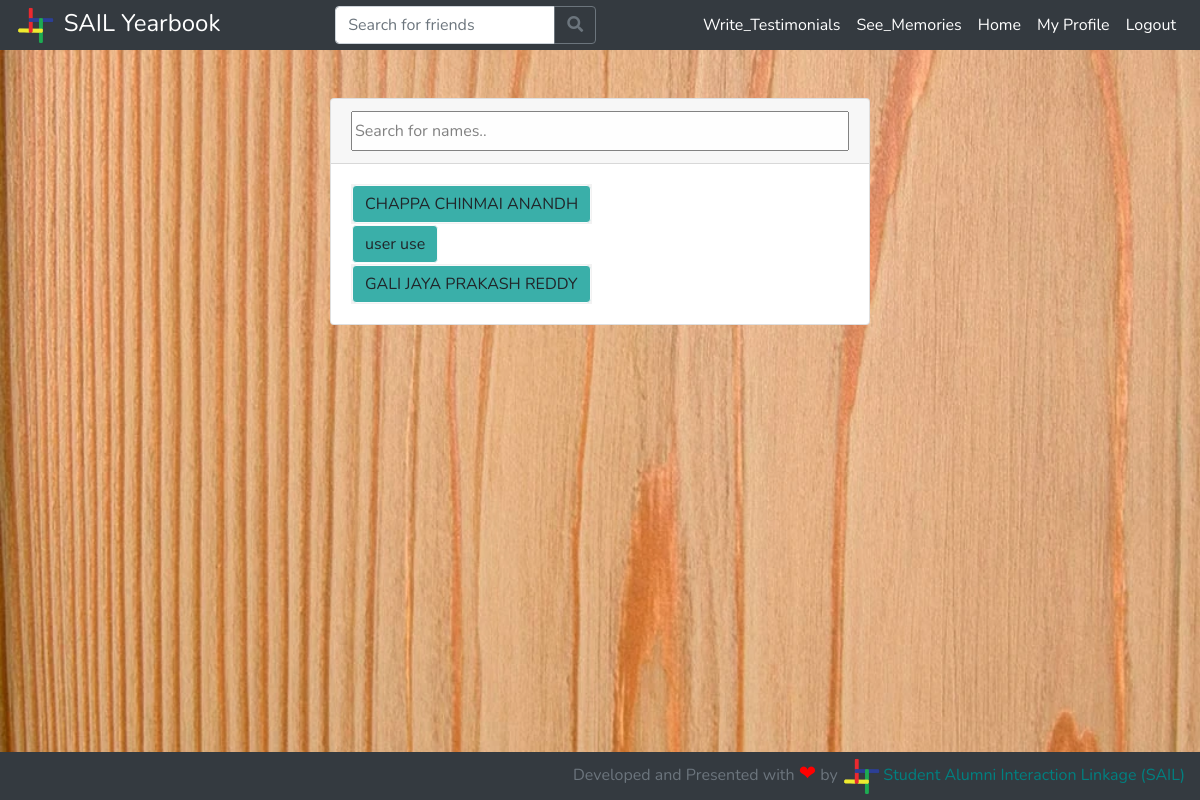
Screenshot of /write_testimonial/ (signed in) with the database file from the repository.
### students/models.py (models this page shows, shortened)
class Profile(models.Model):
    btech = '01'
    mtech = '41'
    phd = '61'
    msc = '21'
    msr = '43'
    ma = '22'
    bdes = '02'
    mdes = '42'
    error = '00'
    program_values = (
        (btech, 'BTech'),
        (mtech, 'MTech'),
        (phd, 'PhD'),
        (msc, 'MSc'),
        (msr, 'MS-R'),
        (ma, 'MA'),
        (bdes, 'BDes'),
        (mdes, 'MDes'),
        (error, 'Error')
    )
    cse = '01'
    ece = '02'
    me = '03'
    ce = '04'
    dd = '05'
    bsbe = '06'
    cl = '07'
    cst = '22'
    eee = '08'
    ma = '23'
    ph = '21'
    rt = '54'
    hss = '41'
    enc = '51'
    env = '52'
    nt = '53'
    lst = '55'
    department_values = (
        (cse, 'Computer Science & Engineering'),
        (ece, 'Electronics & Communication Engineering'),
        (me, 'Mechanical Engineering'),
        (ce, 'Civil Engineering'),
        (dd, 'Design'),
        (bsbe, 'Biosciences & Bioengineering'),
        (cl, 'Chemical Engineering'),
        (cst, 'Chemical Science & Technology'),
        (eee, 'Electronics & Electrical Engineering'),
        (ma, 'Mathematics & Computing'),
        (ph, 'Engineering Physics'),
        (rt, 'Rural Technology'),
        (hss, 'Humanities & Social Sciences'),
        (enc, 'Centre for Energy'),
        (env, 'Centre for Environment'),
        (nt, 'Centre for Nanotechnology'),
        (lst, 'Centre for Linguistic Science & Technology'),
        (error, 'Error')
    )
    profile_pic = models.ImageField(upload_to='profile_pics/', default='profile_pics/no-profile-pic.png')
    user = models.ForeignKey(User, on_delete=models.CASCADE)
    full_name = models.CharField(max_length=100)
    private = models.BooleanField(default=False)
    rollno = models.IntegerField()
    program = models.CharField(max_length=2, choices=program_values)
    department = models.CharField(max_length=3, choices=department_values)
    phone = models.IntegerField(default=+919999999999)
    alt_email = models.EmailField(max_length=300,default="not_found@gmail.com")
    bio = models.TextField(max_length=1000)
    graduating = models.BooleanField(default=False)

### students/views.py (the view)
# urls.py: path('write_testimonial/', student_views.write_testimonial, name='write_testimonial'),
def write_testimonial(request):
    if request.method == 'GET':
        if request.user and not request.user.is_anonymous:
            logged_in = True
        else:
            logged_in = False
        if logged_in:
            user = User.objects.filter(username=request.user.username).first()
            profiles = Profile.objects.filter(graduating=True)
            context = {
                'user': user,
                'profiles': profiles,
                'logged_in': logged_in
            }
            return render(request, 'write_testimonial.html',context )
        else:
            return HttpResponseRedirect(reverse('login'))
    else:
        return error404(request)

### students/templates/write_testimonial.html (shortened to what this page needs)
{% extends 'base.html' %}
{% load static %}
{% block content %}
<div class="col-lg-6 col-md-12" style="margin-left:auto;margin-right:auto;">
    <div class="container">
        <div class="card">
            <div class="card-header">
            <input type="text" id="myInput" onkeyup="myFunction()" placeholder="Search for names.." title="Type in a name" style="width:100%;height:2.5em;opacity:0.9;">
            </div>
            <div class="card-body">
                <table id="myTable" class="table-striped">
                    <tbody style="width:100%;">
                        {% for profile in profiles %}
                        <tr>
                        <td><a style="background-color: #3aafa9;"href="/{{ profile.user.username }}/" class="btn btn-light" style="text-decoration:none;">{{ profile.full_name }}</a></td>
                        </tr>
                        {% endfor %}
                    </tbody>
                </table>
            </div>
        </div>
    </div>
</div>
{% endblock %}

### students/static/css/extra.css (style rules this page uses)
body { background-image:url("../img/wood3.jpg"); background-attachment:fixed; background-position: center; background-size:cover; }

### students/templates/base.html (style rules this page uses)
a { color:teal; }
body { padding-top:50px; }

### rows the page displays
Profile: full_name "CHAPPA CHINMAI ANANDH"
Profile: full_name "user use"
Profile: full_name "GALI JAYA PRAKASH REDDY"
